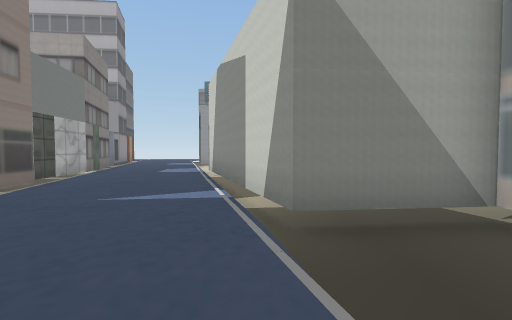
[1] (above)

18 first-person views from a walk through a 3-D level made in the Unity game engine. The camera is 1.3 m above the floor, tilts 2° down and sees 90° across. The floor is counted in squares, 2 m on a side. Each view is taken from the middle of a square. On the plan, view 1 faces up. The plan holds only what a view shows up to about 9 squares ahead; the rest is blank. The place goes on beyond the plan. The player is left out. Some surface patterns are stand-ins.

[2]
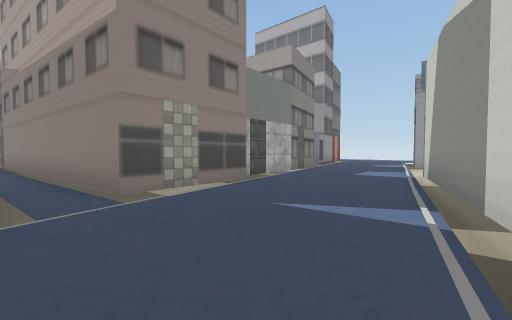

[3]
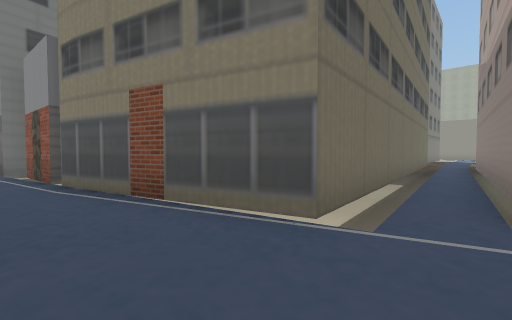

[4]
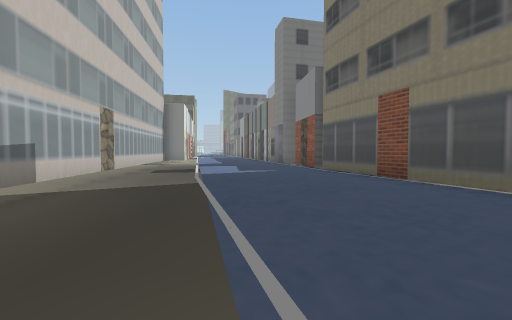

[5]
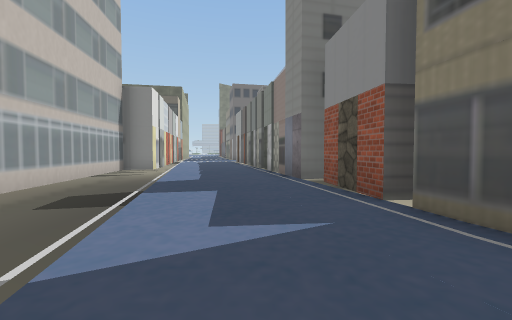

[6]
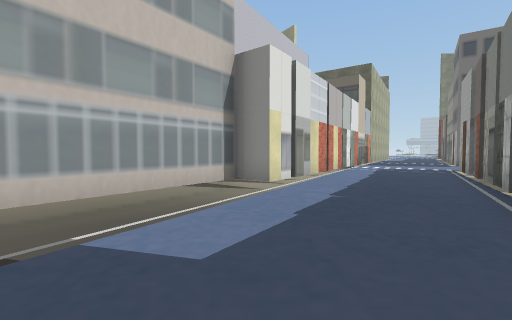

[7]
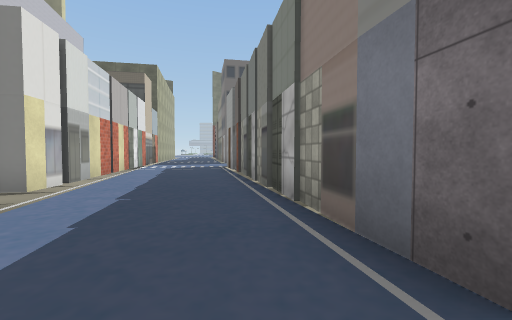

[8]
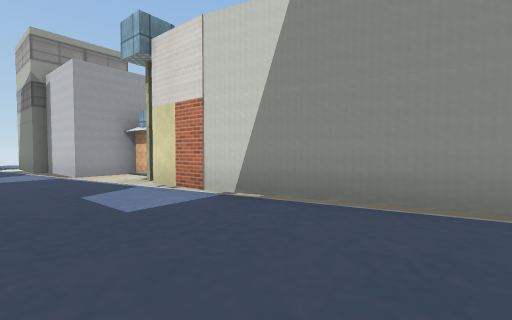

[9]
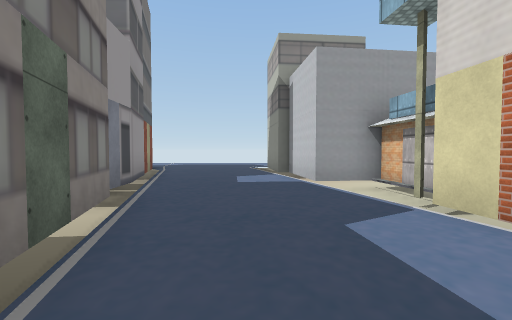

[10]
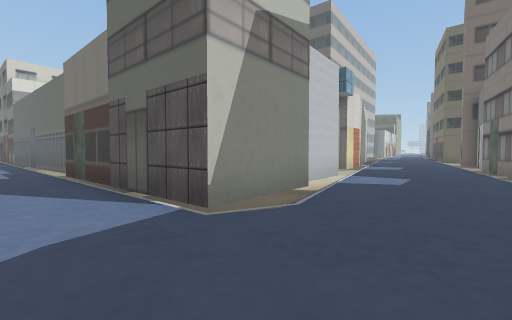

[11]
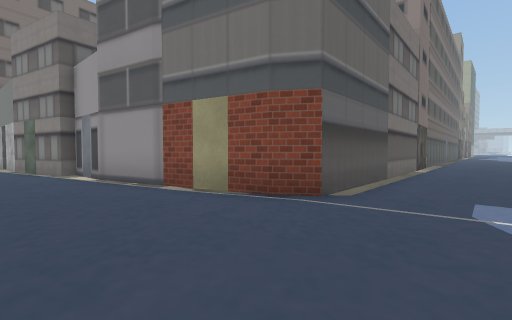

[12]
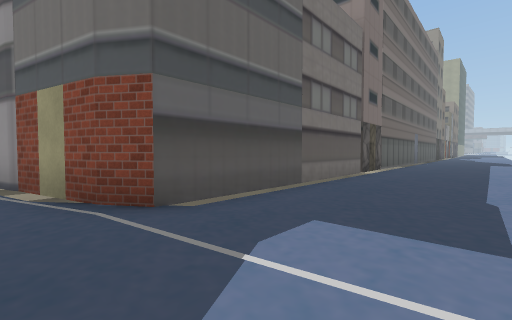

[13]
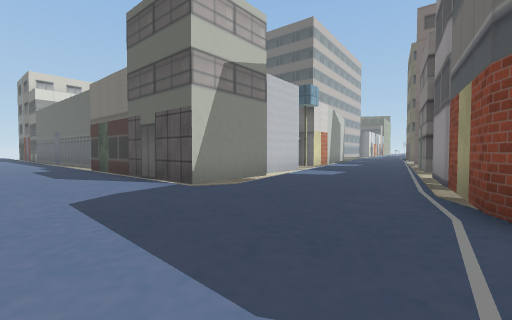

[14]
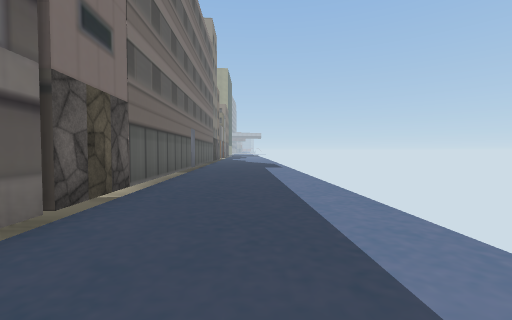

[15]
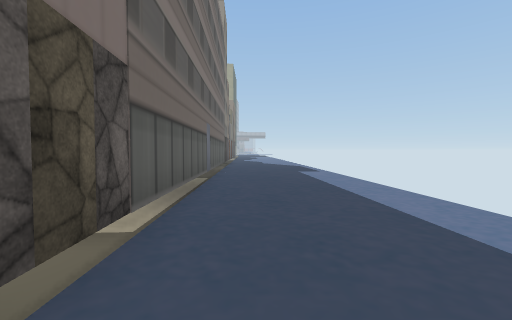

[16]
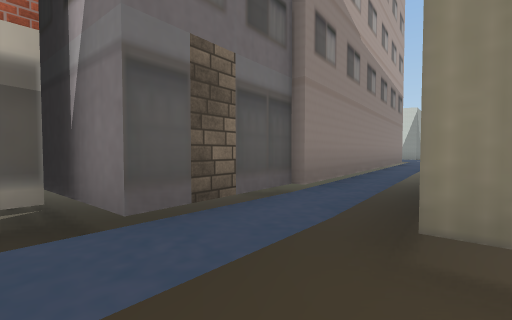

[17]
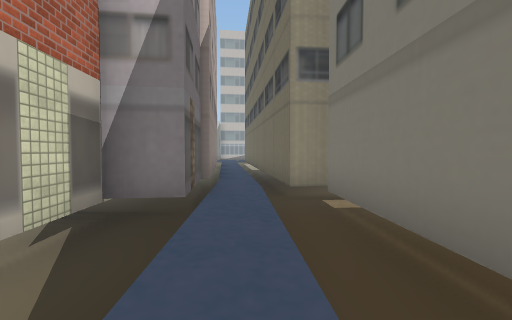

[18]
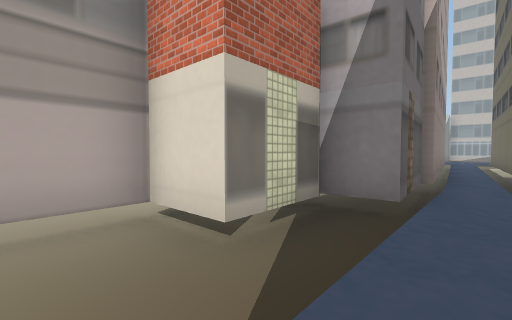

### Floor plan
Key: @ floor where view 1 was taken; # wall or solid block; . main floor; - floor 0.25 m lower than the main floor; / step, stairs or slope.
Columns run from 19 left of view 1 to 6 right of it. Each row starts with its distance up from view 1.
 20 ........................
 19 ..........................
 18 ...................//////#
 17 //////######.../##########
 16 #######    #.../#
 15            #....#
 14            ##...##
 13             #.../##
 12             #/../-#
 11             #/.../#
 10             ##.../#
  9              #.../#
  8              #/...#
  7              #/...##
  6              ##.../#
  5               #/../#
  4 ###           #/...##
  3 --##          #-.../###
  2 --#############/.../--
  1 ----//////../////...--
  0 .../////-########..@---#
 -1  ----#####      #.../--#
 -2  #####          #.../--#
 -3                 ##...--#
 -4                  #...--#
 -5                  #.../-#
 -6                  ##../-##
 -7                  ##../--#
 -8                   #...--#
 -9                   #.../-#
-10                   #.../##
-11                   ##../#
-12                    #...##
-13                    #...-#
-14                    #.../#
-15                    #.../#

Positions as (right, up) in squares from view 1, and headings:
1: (0, 0), facing up
2: (0, 1), facing up-left
3: (-1, 2), facing down-left
4: (0, 3), facing down
5: (0, -1), facing down
6: (0, -6), facing down-right
7: (0, -6), facing down
8: (-4, 5), facing up-right
9: (-4, 7), facing up
10: (-6, 19), facing down-right
11: (-5, 19), facing down-left
12: (-7, 20), facing down-left
13: (-8, 20), facing down-right
14: (-12, 19), facing left
15: (-14, 18), facing left
16: (-16, -1), facing up-right
17: (-19, 0), facing right
18: (-19, 0), facing up-right
